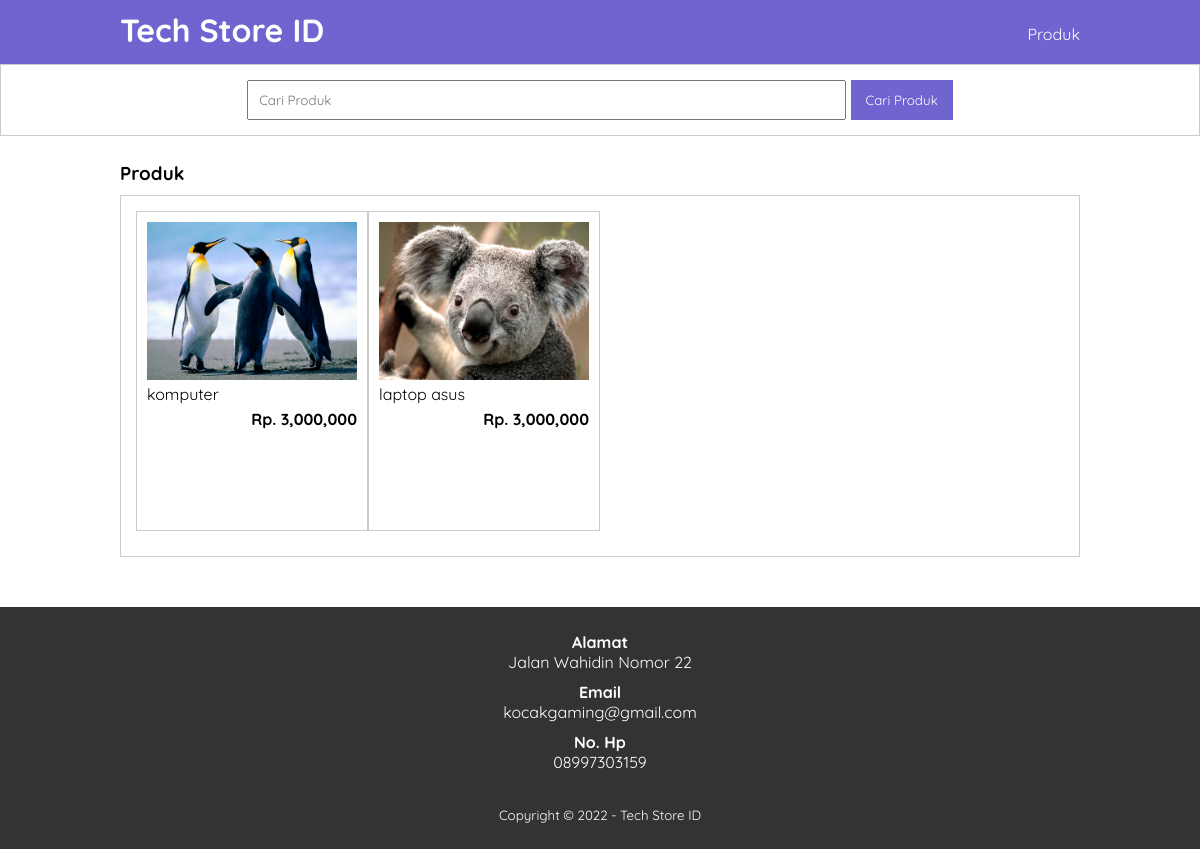
/produk.php, run on the app's committed database.
### tables this page shows
CREATE TABLE `tb_product` (
  `product_id` int(11) NOT NULL,
  `category_id` int(11) NOT NULL,
  `product_name` varchar(100) NOT NULL,
  `product_price` int(11) NOT NULL,
  `product_description` text NOT NULL,
  `product_image` varchar(100) NOT NULL,
  `product_status` tinyint(1) NOT NULL,
  `date_created` timestamp NOT NULL DEFAULT CURRENT_TIMESTAMP
);

### produk.php (the view, shortened to what this page needs)
<?php
include 'koneksi.php';
$kontak = mysqli_query($conn, "SELECT admin_telp, admin_email, admin_address FROM tb_admin WHERE admin_id = 1 ");
$a = mysqli_fetch_object($kontak);
?>
<!DOCTYPE html>
<html lang="en">
<head>
    <link rel="stylesheet" href="css/style.css">
</head>
<body>
    <header>
        <div class="container">
            <h1><a href="index.php">Tech Store ID</h1>
            <ul>
                <li><a href="produk.php">Produk</a></li>
            </ul>
        </div>
    </header>
    <div class="search">
        <div class="container">
            <form action="produk.php">
                <input type="text" name="search" placeholder="Cari Produk" value="<?php echo $_GET['search'] ?>">
                <input type="submit" name="cari" value="Cari Produk">
            </form>
        </div>
    </div>
    <div class="section">
        <div class="container">
            <h3>Produk</h3>
            <div class="box">
                <?php
                $produk = mysqli_query($conn, "SELECT * FROM tb_product WHERE product_status = 1 $where ORDER BY product_id DESC");
                if (mysqli_num_rows($produk) > 0) {
                    while ($p = mysqli_fetch_array($produk)) {
                        ?>
                        <a href="detail-produk?id=<?php echo $p['product_id'] ?>">
                            <div class="col-4">
                                <img src="produk/<?php echo $p['product_image'] ?>">
                                <p class="nama"><?php echo substr($p['product_name'], 0, 30) ?></p>
                                <p class="harga">Rp. <?php echo number_format($p['product_price']) ?></p>
                            </div>
                        </a>
                    <?php }
                    } else { ?>
                    <p>Produk Tidak Ada</p>
                <?php } ?>
            </div>
        </div>
    </div>
    <div class="footer">
        <div class="container">
            <h4>Alamat</h4>
            <p><?php echo $a->admin_address ?></p>
            <h4>Email</h4>
            <p><?php echo $a->admin_email ?></p>
            <h4>No. Hp</h4>
            <p><?php echo $a->admin_telp ?></p>
            <small>Copyright &copy; 2022 - Tech Store ID</small>
        </div>
    </div>
</body>
</html>

### css/style.css (style rules this page uses)
* { padding: 0; margin: 0; font-family: 'Quicksand', sans-serif; }
body { background-color: #fff; }
a { color: inherit; text-decoration: none; }
header { background-color: #7065d0; color: #fff; }
header h1 { float: left; padding: 10px 0; }
header ul { float: right; }
header ul li { display: inline-block; }
header ul li a { padding: 20px 0 20px 15px; display: inline-block; }
.container { width: 80%; margin: 0 auto; }
.container:after { content: ''; display: block; clear: both; }
.section { padding: 25px 0; }
.box { background-color: #fff; border: 1px solid #ccc; padding: 15px; box-sizing: border-box; margin: 10px 0 25px 0; }
.box:after { content: ''; display: block; clear: both; }
.search { padding: 15px 0; background-color: #fff; border: 1px solid #ccc; text-align: center; }
.search input[type=text] { width: 60%; padding: 10px; }
.search input[type=submit] { padding: 12px 15px; background-color: #7065d0; color: #fff; border: none; cursor: pointer; }
.col-4 { width: 25%; height: 320px; border: 1px solid #ccc; float: left; padding: 10px; box-sizing: border-box; margin-bottom: 10px; }
.col-4 img { width: 100%; }
.col-4 .nama { color: 666; margin-bottom: 5px; }
.col-4 .harga { font-weight: bold; color: #000; float: right; }
.footer { padding: 25px; background-color: #333; color: #fff; text-align: center; }
.footer p { margin-bottom: 10px; }
.footer small { margin-top: 25px; display: inline-block; }

### data on the page
tb_product: product_image (picture), product_name "komputer", product_price "3,000,000"
tb_product: product_image (picture), product_name "laptop asus", product_price "3,000,000"

### other printed values
$a->admin_address "Jalan Wahidin Nomor 22"
$a->admin_email "kocakgaming@gmail.com"
$a->admin_telp "08997303159"
